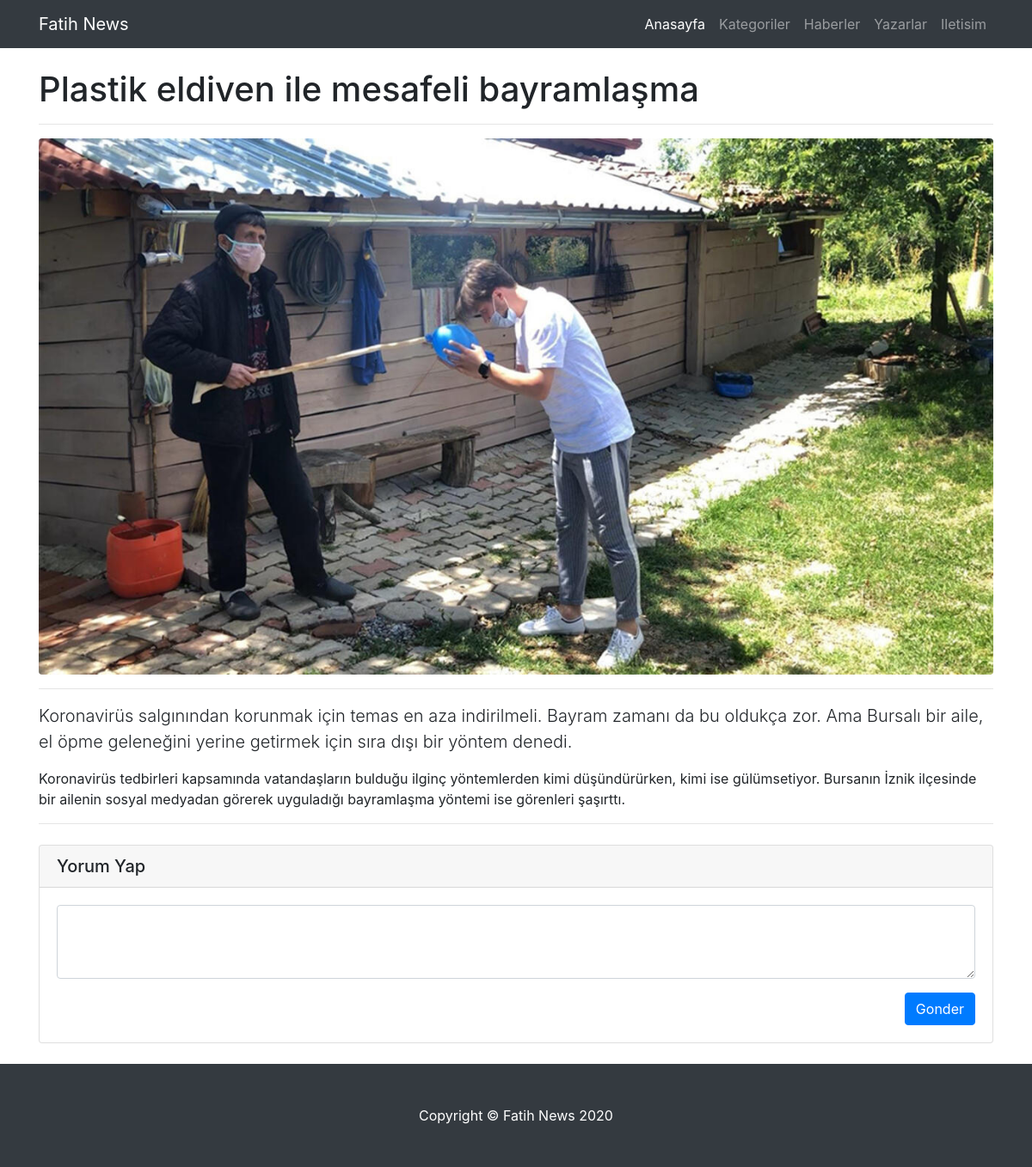
Page /haber_detay.php?id=6 on the committed database.
### tables this page shows
CREATE TABLE `news` (
  `news_title` longtext DEFAULT NULL,
  `news_detail` longtext DEFAULT NULL,
  `news_content` longtext DEFAULT NULL,
  `news_id` int(11) NOT NULL,
  `news_is_breaking` int(11) DEFAULT NULL,
  `news_image_large` varchar(45) DEFAULT NULL,
  `news_image_small` varchar(45) DEFAULT NULL,
  `news_type` int(11) DEFAULT NULL
);

### haber_detay.php (the view, shortened to what this page needs)
<?php
$db = new MyDB();
$id = $_GET["id"];
$news_sql = "SELECT * FROM news WHERE news_id=$id";
$news_result = $db->query($news_sql);
?>
<!DOCTYPE html>
<html lang="en">
<head>
    <link href="vendor/bootstrap/css/bootstrap.min.css" rel="stylesheet">
    <link href="css/home.css" rel="stylesheet">
</head>
<body>
    <nav class="navbar navbar-expand-lg navbar-dark bg-dark fixed-top">
        <div class="container">
            <a class="navbar-brand" href="index.php">Fatih News</a>
            <div class="collapse navbar-collapse" id="navbarResponsive">
                <ul class="navbar-nav ml-auto">
                    <li class="nav-item active">
                        <a class="nav-link" href="#">Anasayfa
                        </a>
                    </li>
                    <li class="nav-item">
                        <a class="nav-link" href="#">Kategoriler</a>
                    </li>
                    <li class="nav-item">
                        <a class="nav-link" href="haberler.php">Haberler</a>
                    </li>
                    <li class="nav-item">
                        <a class="nav-link" href="yazarlar.php">Yazarlar</a>
                    </li>
                    <li class="nav-item">
                        <a class="nav-link" href="iletisim.php">Iletisim</a>
                    </li>
                </ul>
            </div>
        </div>
    </nav>
    <div class="container">
        <div class="row">
            <div class="col-lg-12">
                <?php
                    while ($row = $news_result->fetchArray()) { ?>
                        <h1 class="mt-4"><?php echo $row['news_title']; ?></h1>
                        <hr>
                        <img class="img-fluid rounded" src="images/<?php echo $row["news_image_large"]; ?>" alt="">
                        <hr>
                        <p class="lead"><?php echo $row['news_detail']; ?></p>
                        <p><?php echo $row['news_content']; ?></p>
                <?php
                    }
                ?>
                <hr>
                <div class="card my-4">
                    <h5 class="card-header">Yorum Yap</h5>
                    <div class="card-body">
                        <form>
                            <div class="form-group">
                                <textarea class="form-control" rows="3"></textarea>
                            </div>
                            <button type="submit" class="btn btn-primary float-right">Gonder</button>
                        </form>
                    </div>
                </div>
            </div>
        </div>
    </div>
    <footer class="py-5 bg-dark">
        <div class="container">
            <p class="m-0 text-center text-white">Copyright &copy; Fatih News 2020</p>
        </div>
    </footer>
</body>
</html>

### css/home.css (style rules this page uses)
body { padding-top: 56px; }

### rows in the picture
news: news_title "Plastik eldiven ile mesafeli bayramlaşma", news_image_large (picture), news_detail "Koronavirüs salgınından korunmak için temas en aza indirilmeli. Bayram zamanı da bu oldukça zor. Ama Bursalı bir aile, el öpme geleneğini yerine getirmek için sıra dışı bir yöntem denedi.", news_content "Koronavirüs tedbirleri kapsamında vatandaşların bulduğu ilginç yöntemlerden kimi düşündürürken, kimi ise gülümsetiyor. Bursanın İznik ilçesinde bir ailenin sosyal medyadan görerek uyguladığı bayramlaşma yöntemi ise görenleri şaşırttı."
